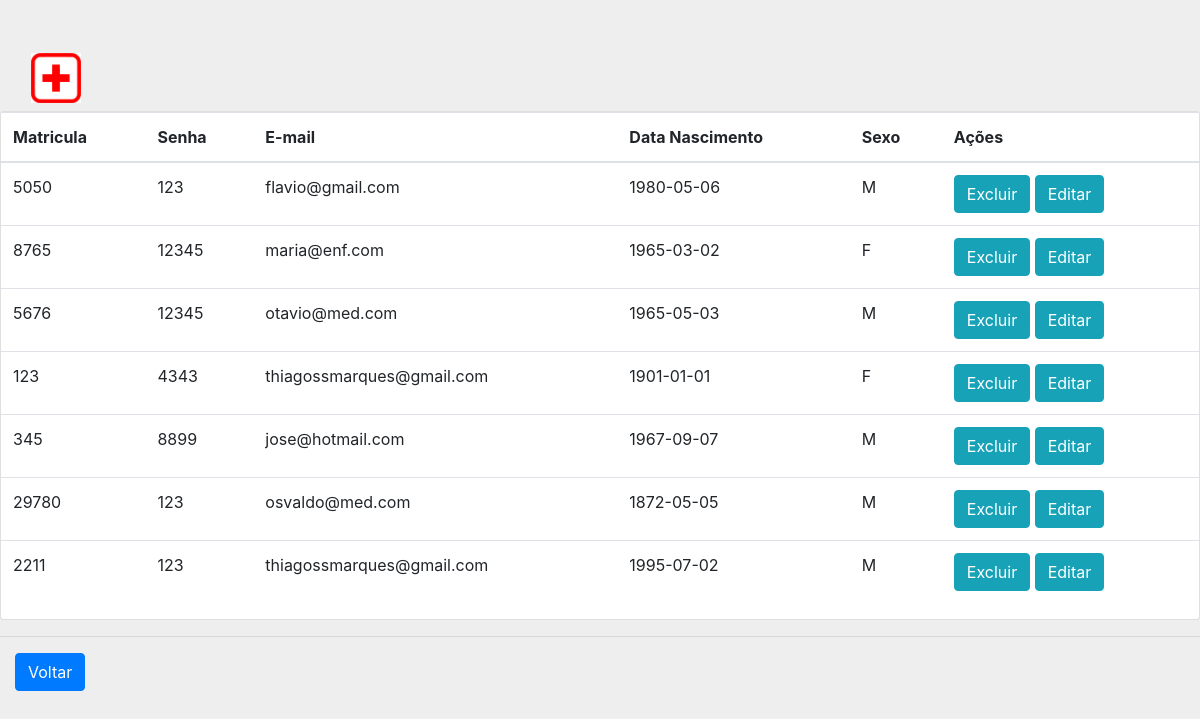
The app's page /pages/geral.php with its own data.
### tables this page shows
CREATE TABLE `usuario` (
  `ID_Usuario` int(11) NOT NULL,
  `Matricula` varchar(180) NOT NULL,
  `Nome` varchar(50) NOT NULL,
  `Senha` varchar(16) NOT NULL,
  `Email` varchar(100) NOT NULL,
  `Data_Nasc` date DEFAULT NULL,
  `Sex` varchar(1) DEFAULT NULL
);

### pages/geral.php (the view, shortened to what this page needs)
<!DOCTYPE html>
<html>
<head>
    <link href="../css/bootstrap.css" rel="stylesheet">
    <link href="../css/signin.css" rel="stylesheet">
</head>
<body>
    <nav class="navbar navbar-default">
        <div class="container-fluid">
            <div class="navbar-header">
                <img src="../images/hospital.png" width="50" height="50" style="margin-top: 5px;">
            </div>
        </div>
    </nav>
    <div class="card">
        <div class="col-sm8">
            <table class="table">
                <thead>
                    <tr>
                        <th scope="col">Matricula</td>
                        <th scope="col">Senha</td>
                        <th scope="col">E-mail</td>
                        <th scope="col">Data Nascimento</td>
                        <th scope="col">Sexo</td>
                        <th scope="col">Ações</td>
                    </tr>
                </thead>
                <tbody>
                    <?php
                                include_once '../config/conecta.php';
                                mysqli_select_db($link, "bd_hospital");
                                $query = "SELECT * FROM usuario order by id_Usuario DESC";
                                $result = mysqli_query($link, $query);
                                if(mysqli_num_rows($result)){
                                   while ($linha = mysqli_fetch_assoc($result)){
                                ?>
                    <tr>
                        <td><?= $linha['Matricula'] ?></td>
                        <td><?= $linha['Senha'] ?></td>
                        <td><?= $linha['Email'] ?></td>
                        <td><?= $linha['Data_Nasc'] ?></td>
                        <td><?= $linha['Sex'] ?></td>
                        <td>
                            <a href="../config/delete.php?id=<?=$linha['ID_Usuario']?>">
                                <button class="btn btn-info"
                                    onclick="return confirm('Confirmar exclusão do registro?')">Excluir</button></a>
                            <a href="formEdita.php?id=<?=$linha['ID_Usuario']?>">
                                <button class="btn btn-info">Editar</button></a>
                        </td>
                    </tr>
                    <?php
                                }
                                 } else {
                                   print "NEHUM REGISTRO ENCONTRADO.";
                                }
                              ?>
                </tbody>
            </table>
        </div>
    </div>
    <hr>
    <div class=col-sm-8>
        <a href="/BD_SH_2019/principal.php"><button class="btn btn-primary">Voltar</button></a>
    </div>
</body>
</html>

### css/signin.css (style rules this page uses)
body { padding-top: 40px; padding-bottom: 40px; background-color: #eee; }

### records on screen
usuario: Matricula "5050", Senha "123", Email "flavio@gmail.com", Data_Nasc "1980-05-06", Sex "M"
usuario: Matricula "8765", Senha "12345", Email "maria@enf.com", Data_Nasc "1965-03-02", Sex "F"
usuario: Matricula "5676", Senha "12345", Email "otavio@med.com", Data_Nasc "1965-05-03", Sex "M"
usuario: Matricula "123", Senha "4343", Email "thiagossmarques@gmail.com", Data_Nasc "1901-01-01", Sex "F"
usuario: Matricula "345", Senha "8899", Email "jose@hotmail.com", Data_Nasc "1967-09-07", Sex "M"
usuario: Matricula "29780", Senha "123", Email "osvaldo@med.com", Data_Nasc "1872-05-05", Sex "M"
usuario: Matricula "2211", Senha "123", Email "thiagossmarques@gmail.com", Data_Nasc "1995-07-02", Sex "M"
